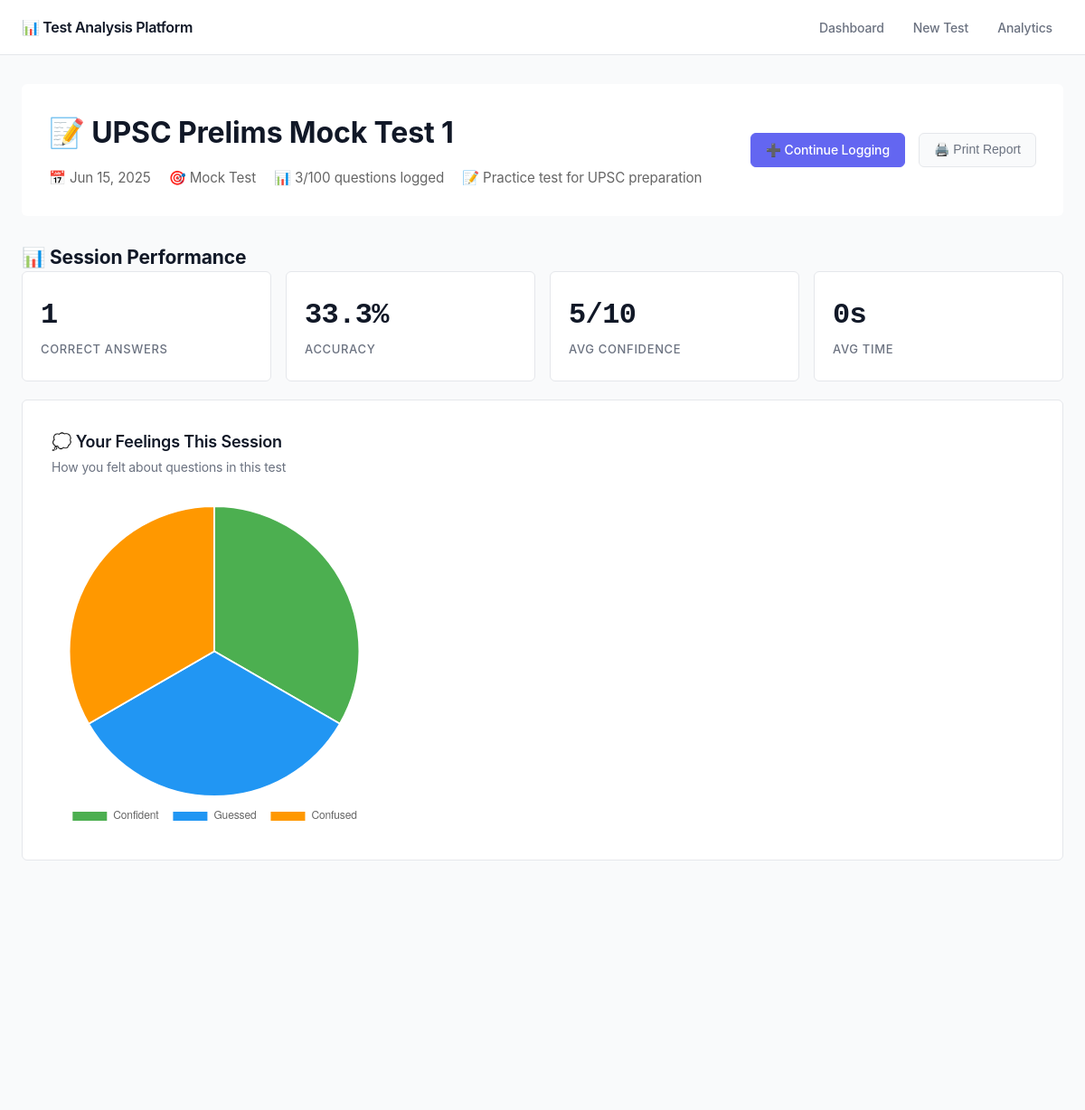
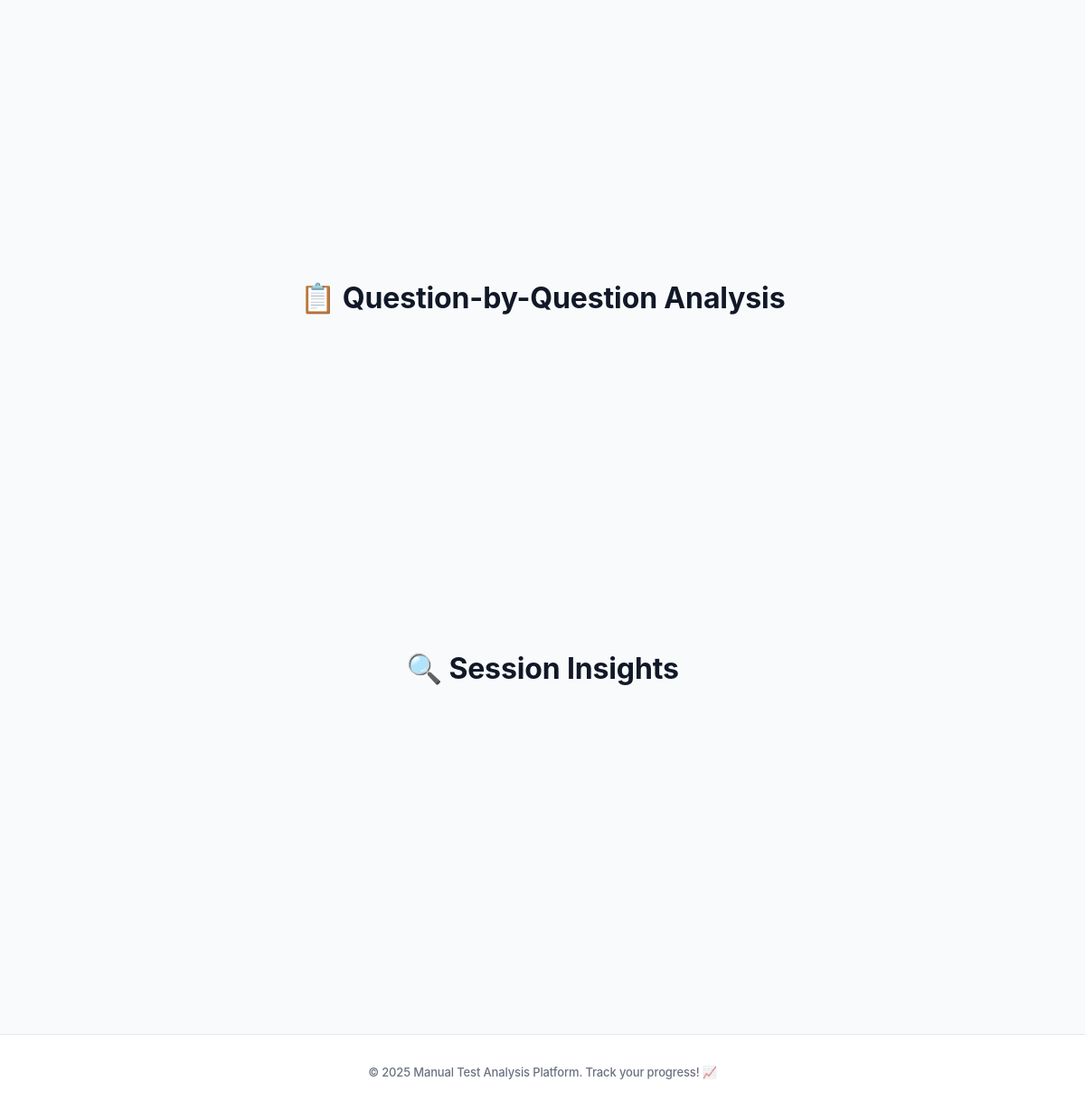
The app's page /view-session.php?id=1 with its own data (2 pictures, top to bottom).
### tables this page shows
CREATE TABLE test_sessions (
    id INT AUTO_INCREMENT PRIMARY KEY,
    profile_id INT NOT NULL,
    test_name VARCHAR(200) NOT NULL,
    test_date DATE NOT NULL,
    test_type VARCHAR(100) DEFAULT 'Mock Test',
    total_questions INT DEFAULT 0,
    completed_questions INT DEFAULT 0,
    created_at TIMESTAMP DEFAULT CURRENT_TIMESTAMP,
    notes TEXT,
    FOREIGN KEY (profile_id) REFERENCES profiles(id) ON DELETE CASCADE,
    INDEX idx_profile_sessions (profile_id)
);

CREATE TABLE question_logs (
    id INT AUTO_INCREMENT PRIMARY KEY,
    session_id INT NOT NULL,
    question_number INT NOT NULL,
    subject VARCHAR(100),
    topic VARCHAR(200),
    feeling ENUM('confident', 'guessed', 'confused', 'blank', 'time_pressure', 'careless') NOT NULL,
    difficulty ENUM('easy', 'medium', 'hard', 'very_hard') DEFAULT 'medium',
    time_spent INT DEFAULT NULL,  
    correct_answer ENUM('A', 'B', 'C', 'D') DEFAULT NULL,
    my_answer ENUM('A', 'B', 'C', 'D') DEFAULT NULL,
    is_correct BOOLEAN DEFAULT NULL,
    question_text TEXT,
    explanation TEXT,
    tags VARCHAR(500),
    confidence_level INT DEFAULT 5,  
    review_needed BOOLEAN DEFAULT FALSE,
    logged_at TIMESTAMP DEFAULT CURRENT_TIMESTAMP,
    FOREIGN KEY (session_id) REFERENCES test_sessions(id) ON DELETE CASCADE
);

### database.php (called while the page is built, shortened)
<?php
function getSessionById($pdo, $session_id) {
    $stmt = $pdo->prepare("SELECT * FROM test_sessions WHERE id = ?");
    $stmt->execute([$session_id]);
    return $stmt->fetch();
}
function getQuestionsBySession($pdo, $session_id) {
    $sql = "SELECT * FROM question_logs WHERE session_id = ? ORDER BY question_number";
    $stmt = $pdo->prepare($sql);
    $stmt->execute([$session_id]);
    return $stmt->fetchAll();
}
function getAnalysisData($pdo, $session_id = null) {
    $where = $session_id ? "WHERE session_id = ?" : "";
    $params = $session_id ? [$session_id] : [];
    $sql = "SELECT
                feeling,
                COUNT(*) as count,
                AVG(confidence_level) as avg_confidence,
                SUM(CASE WHEN is_correct = 1 THEN 1 ELSE 0 END) as correct_count,
                AVG(time_spent) as avg_time
            FROM question_logs $where GROUP BY feeling";
    $stmt = $pdo->prepare($sql);
    $stmt->execute($params);
    return $stmt->fetchAll();
}
function getSubjectAnalysis($pdo, $session_id = null) {
    $where = $session_id ? "WHERE session_id = ?" : "";
    $params = $session_id ? [$session_id] : [];
    $sql = "SELECT
                subject,
                COUNT(*) as total_questions,
                SUM(CASE WHEN is_correct = 1 THEN 1 ELSE 0 END) as correct_answers,
                AVG(confidence_level) as avg_confidence,
                AVG(time_spent) as avg_time
            FROM question_logs $where GROUP BY subject";
    $stmt = $pdo->prepare($sql);
    $stmt->execute($params);
    return $stmt->fetchAll();
}
?>

### view-session.php (the view, shortened to what this page needs)
<?php
include_once 'config/database.php';
$session_id = $_GET['id'] ?? 0;
$session = getSessionById($pdo, $session_id);
$questions = getQuestionsBySession($pdo, $session_id);
$session_feelings = getAnalysisData($pdo, $session_id);
$session_subjects = getSubjectAnalysis($pdo, $session_id);
$total_logged = count($questions);
$correct_answers = array_sum(array_map(fn($q) => $q['is_correct'] ?? 0, $questions));
$session_accuracy = $total_logged > 0 ? round(($correct_answers / $total_logged) * 100, 1) : 0;
$avg_confidence = $total_logged > 0 ? round(array_sum(array_column($questions, 'confidence_level')) / $total_logged, 1) : 0;
$avg_time = array_filter(array_column($questions, 'time_spent'));
$avg_time_spent = !empty($avg_time) ? round(array_sum($avg_time) / count($avg_time)) : 0;
?>
<!DOCTYPE html>
<html lang="en">
<head>
    <link rel="stylesheet" href="assets/css/style.css">
</head>
<body>
    <nav class="navbar">
        <div class="nav-container">
            <a href="index.php" class="nav-logo">📊 Test Analysis Platform</a>
            <div class="nav-links">
                <a href="index.php">Dashboard</a>
                <a href="create-session.php">New Test</a>
                <a href="analytics.php">Analytics</a>
            </div>
        </div>
    </nav>
    <main class="main-content">
        <div class="container">
            <div class="session-header">
                <div class="session-info">
                    <h1>📝 <?= htmlspecialchars($session['test_name']) ?></h1>
                    <div class="session-meta">
                        <span class="meta-item">📅 <?= date('M d, Y', strtotime($session['test_date'])) ?></span>
                        <span class="meta-item">🎯 <?= htmlspecialchars($session['test_type']) ?></span>
                        <span class="meta-item">📊 <?= $total_logged ?>/<?= $session['total_questions'] ?> questions logged</span>
                        <?php if ($session['notes']): ?>
                            <span class="meta-item">📝 <?= htmlspecialchars($session['notes']) ?></span>
                        <?php endif; ?>
                    </div>
                </div>
                <div class="session-actions">
                    <?php if ($total_logged < $session['total_questions']): ?>
                        <a href="log-question.php?session_id=<?= $session_id ?>" class="btn btn-primary">
                            ➕ Continue Logging
                        </a>
                    <?php endif; ?>
                    <button onclick="window.print()" class="btn btn-secondary">🖨️ Print Report</button>
                </div>
            </div>
            <?php if ($total_logged > 0): ?>
                <div class="session-stats">
                    <h2>📊 Session Performance</h2>
                    <div class="stats-grid">
                        <div class="stat-card">
                            <div class="stat-number"><?= $correct_answers ?></div>
                            <div class="stat-label">Correct Answers</div>
                        </div>
                        <div class="stat-card">
                            <div class="stat-number"><?= $session_accuracy ?>%</div>
                            <div class="stat-label">Accuracy</div>
                        </div>
                        <div class="stat-card">
                            <div class="stat-number"><?= $avg_confidence ?>/10</div>
                            <div class="stat-label">Avg Confidence</div>
                        </div>
                        <div class="stat-card">
                            <div class="stat-number"><?= $avg_time_spent ?>s</div>
                            <div class="stat-label">Avg Time</div>
                        </div>
                    </div>
                </div>
                <div class="charts-section">
                    <?php if (!empty($session_feelings)): ?>
                        <div class="chart-container">
                            <div class="chart-header">
                                <h2>💭 Your Feelings This Session</h2>
                                <p>How you felt about questions in this test</p>
                            </div>
                            <div class="chart-wrapper">
                                <canvas id="sessionFeelingsChart"></canvas>
                            </div>
                        </div>
                    <?php endif; ?>
                </div>
                <div class="questions-analysis">
                    <h2>📋 Question-by-Question Analysis</h2>
                    <div class="questions-grid">
                    </div>
                </div>
                <div class="session-insights">
                    <h2>🔍 Session Insights</h2>
                    <div class="insights-grid">
                        <?php
                        if (!empty($session_feelings)) {
                            usort($session_feelings, fn($a, $b) => $b['count'] <=> $a['count']);
                        }
                        if (!empty($session_subjects)) {
                            usort($session_subjects, fn($a, $b) => ($b['correct_answers']/$b['total_questions']) <=> ($a['correct_answers']/$a['total_questions']));
                        }
                        ?>
                    </div>
                </div>
            <?php endif; ?>
        </div>
    </main>
    <footer class="footer">
        <div class="container">
            <p>&copy; 2025 Manual Test Analysis Platform. Track your progress! 📈</p>
        </div>
    </footer>
    <script>
        // Session Feelings Chart
        <?php if (!empty($session_feelings)): ?>
        const sessionFeelingsCtx = document.getElementById('sessionFeelingsChart').getContext('2d');
        new Chart(sessionFeelingsCtx, {
            type: 'pie',
            data: {
                labels: [<?php echo implode(',', array_map(fn($f) => '"' . ucfirst(str_replace('_', ' ', $f['feeling'])) . '"', $session_feelings)); ?>],
                datasets: [{
                    data: [<?php echo implode(',', array_column($session_feelings, 'count')); ?>],
                    backgroundColor: [
                        '#4CAF50', '#2196F3', '#FF9800', '#F44336', '#9C27B0', '#607D8B'
                    ],
                    borderWidth: 2,
                    borderColor: '#fff'
                }]
            },
            options: {
                plugins: {
                    legend: {
                        position: 'bottom',
                        labels: { padding: 15 }
                    }
                }
            }
        });
        <?php endif; ?>
        // Session Subjects Chart
        <?php if (!empty($session_subjects)): ?>
        const sessionSubjectsCtx = document.getElementById('sessionSubjectsChart').getContext('2d');
        new Chart(sessionSubjectsCtx, {
            type: 'horizontalBar',
            data: {
                labels: [<?php echo implode(',', array_map(fn($s) => '"' . htmlspecialchars($s['subject']) . '"', $session_subjects)); ?>],
                datasets: [{
                    label: 'Accuracy (%)',
                    data: [<?php echo implode(',', array_map(fn($s) => round(($s['correct_answers'] / $s['total_questions']) * 100, 1), $session_subjects)); ?>],
                    backgroundColor: 'rgba(75, 192, 192, 0.6)',
                    borderColor: 'rgba(75, 192, 192, 1)',
                    borderWidth: 1
                }]
            },
            options: {
                indexAxis: 'y',
                scales: {
                    x: {
                        beginAtZero: true,
                        max: 100,
                        ticks: {
                            callback: function(value) { return value + '%'; }
                        }
                    }
                }
            }
        });
        <?php endif; ?>
    </script>
</body>
</html>

### records on screen
test_sessions: test_name "UPSC Prelims Mock Test 1", test_date "Jun 15, 2025", test_type "Mock Test", total_questions "100", notes "Practice test for UPSC preparation"
question_logs: is_correct "1"

### other values on screen
$total_logged "3"
$session_accuracy "33.3"
$avg_confidence "5"
$avg_time_spent "0"
chart data {{ implode(',', array_column($session_feelings, 'count')) }} 1,1,1
